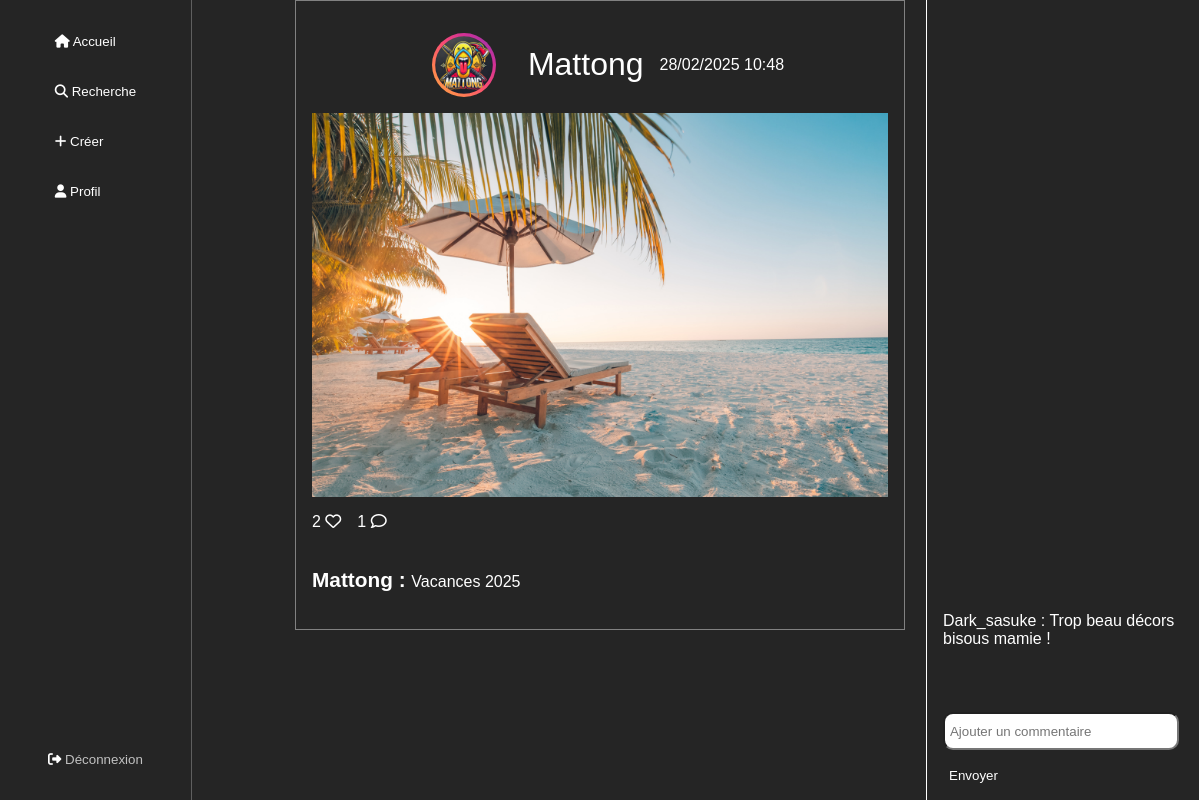
Page /src/Controller/controller-openpost.php?post=1 (signed in) on the committed database.
### tables this page shows
CREATE TABLE `76_posts` (
  `post_id` int NOT NULL AUTO_INCREMENT,
  `post_timestamp` varchar(25) NOT NULL,
  `post_description` varchar(50) NOT NULL,
  `post_private` tinyint NOT NULL DEFAULT '0',
  `user_id` int NOT NULL,
  PRIMARY KEY (`post_id`),
  KEY `user_id` (`user_id`),
  CONSTRAINT `76_posts_ibfk_1` FOREIGN KEY (`user_id`) REFERENCES `76_users` (`user_id`)
);

CREATE TABLE `76_users` (
  `user_id` int NOT NULL AUTO_INCREMENT,
  `user_gender` varchar(25) NOT NULL,
  `user_lastname` varchar(25) NOT NULL,
  `user_firstname` varchar(25) NOT NULL,
  `user_pseudo` varchar(25) NOT NULL,
  `user_avatar` varchar(25) DEFAULT 'avatar.png' COMMENT 'Photo de profil',
  `user_birthdate` date NOT NULL,
  `user_mail` varchar(50) NOT NULL,
  `user_password` varchar(100) NOT NULL,
  `user_activated` tinyint NOT NULL DEFAULT '1',
  PRIMARY KEY (`user_id`),
  UNIQUE KEY `user_pseudo` (`user_pseudo`),
  UNIQUE KEY `user_mail` (`user_mail`)
);

CREATE TABLE `76_pictures` (
  `pic_id` int NOT NULL AUTO_INCREMENT,
  `pic_name` varchar(50) NOT NULL,
  `post_id` int NOT NULL,
  PRIMARY KEY (`pic_id`),
  KEY `76_pictures_ibfk_1` (`post_id`),
  CONSTRAINT `76_pictures_ibfk_1` FOREIGN KEY (`post_id`) REFERENCES `76_posts` (`post_id`) ON DELETE CASCADE ON UPDATE RESTRICT
);

### src/View/view-openpost.php (the view, shortened to what this page needs)
<!DOCTYPE html>
<html lang="fr">
<head>
    <link rel="stylesheet" href="../../assets/css/openpost.css">
</head>
<body>
    <?php include_once '../../templates/nav.php' ?>
    <div class='container'>
        <div class="miniContainer">
            <div class='title'>
                <img src='/LogoChaine.png' alt='profil'>
                <h1><?= $uniquePost['user_pseudo'] ?></h1>
                <p><?= date('d/m/Y H:i', $uniquePost['post_timestamp']) ?></p>
            </div>
            <div class='public'>
                <img src="../../assets/img/users/<?= $uniquePost['user_id'] ?>/<?= $uniquePost['pic_name'] ?>" alt=''>
            </div>
            <div class='icon'>
                <p><?= $nbLikes ?> <i class='fa-regular fa-heart'></i></p>
                <p><?= $nbComments ?> <i class='fa-regular fa-comment'></i></p>
            </div>
        </div>
        <div class='commentaire'>
            <p><?= $uniquePost['user_pseudo'] ?> : <span><?= $uniquePost['post_description'] ?></span></p>
        </div>
        <div class='moreInfos'>
            <p><?= $commentaire ?></p>
            <form action='' method="post" novalidate>
                <input type='text' placeholder=' Ajouter un commentaire'>
                <button>Envoyer</button>
            </form>
        </div>
    </div>
</body>
</html>

### assets/css/openpost.css (style rules this page uses)
body { background: rgba(0, 0, 0, 0.856); color: white; margin: 0 auto; font-family: Verdana, Geneva, Tahoma, sans-serif; }
.title h1 { font-size: 2rem; font-weight: normal; }
input { width: 95%; height: 2rem; border-radius: 10px; margin-top: 1rem; margin-bottom: 1rem; }
.commentaire { display: flex; justify-content: start; width: 100%; }
.moreInfos { display: flex; flex-direction: column; justify-content: end; position: fixed; top: 50%; right: 0; transform: translateY(-50%); border: 1px solid white; height: 100vh; width: 20%; padding: 1rem; }
.moreInfos button { background: rgba(0, 0, 0, 0); border: none; color: white; cursor: pointer; margin-bottom: 1rem; }
.commentaire p { font-weight: bold; font-size: 1.3rem; }
.commentaire span { font-weight: normal; font-size: 1rem; }
.icon { display: flex; justify-content: start; gap: 1rem; width: 95%; }
.container { display: flex; flex-direction: column; border: solid 1px rgba(255, 255, 255, 0.418); margin-bottom: 1rem; width: 48%; margin: 0 auto; padding: 1rem; }
.public img { width: 100%; }
.public { display: flex; justify-content: center; width: 100%; margin: 0 auto; }
.title { display: flex; align-items: center; justify-content: center; gap: 1rem; }
.title img { width: 10%; border-radius: 80%; margin: 1rem; background-image: linear-gradient(to left bottom, #833ab4, #d03097, #f94c72, #ff7d53, #fcb045); padding: 0.2rem; }

### rows in the picture
76_posts: user.user_pseudo "Mattong", post_timestamp "28/02/2025 10:48", 76_pictures.pic_name (picture), post_description "Vacances 2025"

### other values in the picture
$nbLikes "2"
$nbComments "1"
$value['user_pseudo'] "Dark_sasuke"
$value['com_text'] "Trop beau décors bisous mamie !"
